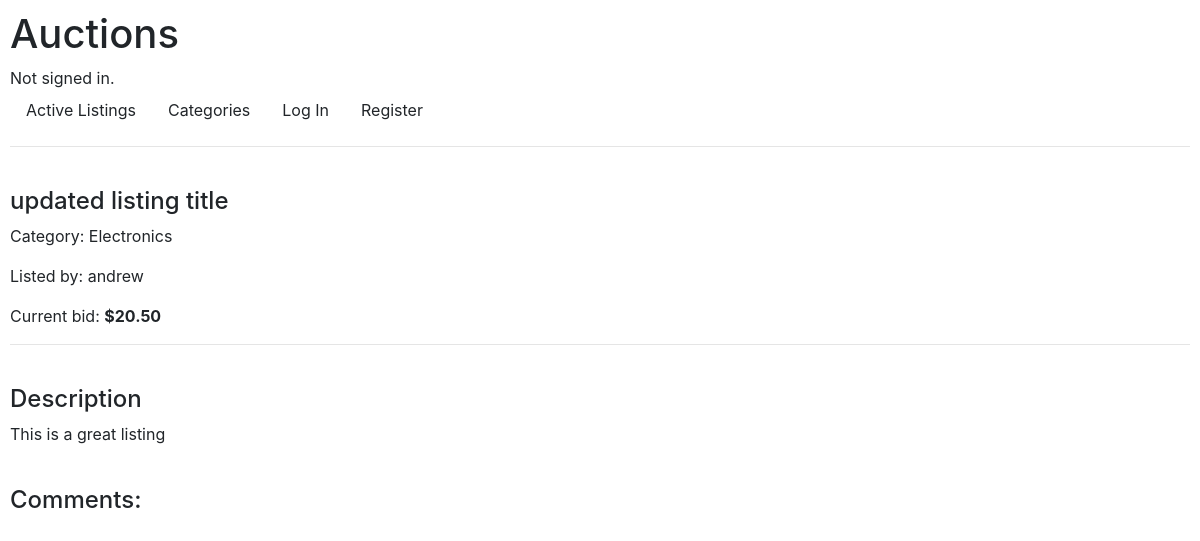
Before: /listing/1 with the older database file.
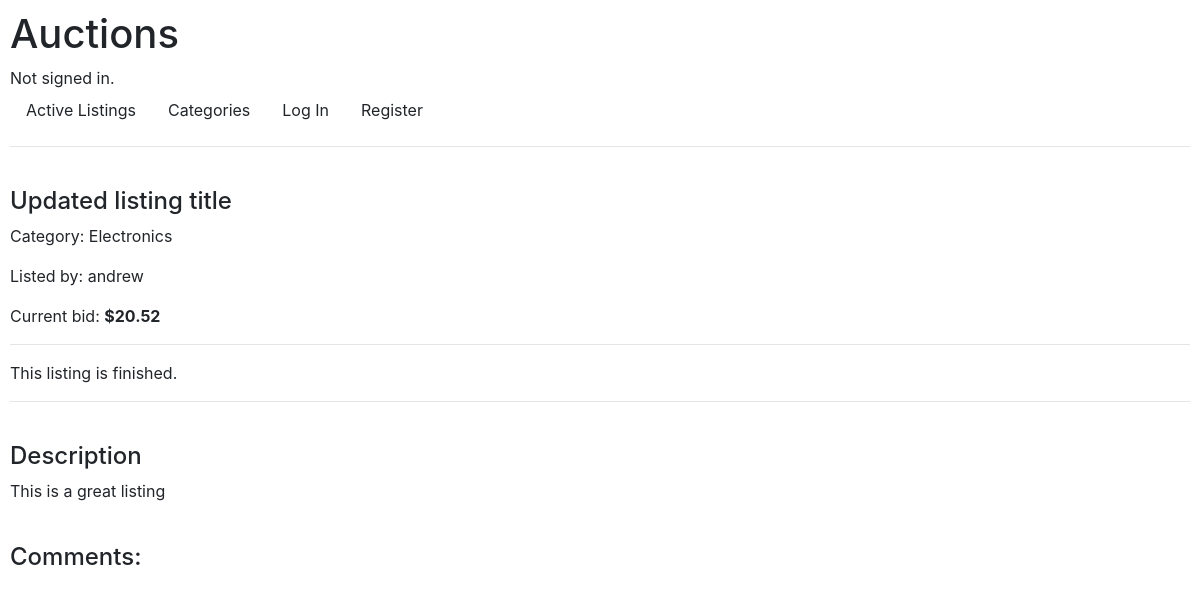
After: the same page with the newer database file.
### auctions/models.py (models this page shows, shortened)
class Listing(models.Model):
    user = models.ForeignKey(User, on_delete=models.CASCADE)
    active = models.BooleanField(default=True)
    title = models.CharField(max_length=50)
    description = models.TextField()
    start_bid = models.DecimalField(max_digits=10, decimal_places=2)
    image = models.URLField(blank=True)
    category = models.ForeignKey(
        Category, on_delete=CASCADE, blank=True, related_name="listings"
    )
    winner = models.ForeignKey(
        User, on_delete=CASCADE, related_name="listings_won", blank=True, null=True
    )

class Category(models.Model):
    category = models.CharField(max_length=50)
    def __str__(self):
        return f"{self.category}"

class User(AbstractUser):
    pass

### auctions/views.py (the view, shortened to what this page needs)
# urls.py: path("listing/<int:listing_id>", views.listing, name="listing"),
def listing(request, listing_id):
    try:
        listing = Listing.objects.get(pk=listing_id)
    except Listing.DoesNotExist:
        return redirect(reverse("index"))
    if not listing.bids.all():
        listing.current_bid = listing.start_bid
    else:
        max_bid = listing.bids.all().aggregate(Max("bid"))
        listing.current_bid = format(float(max_bid["bid__max"]), ".2f")
    if request.method == "GET":
        comments = listing.comments.all()
        error_message = None
        check_watchlist = None
        return render(
            request,
            "auctions/listing.html",
            {
                "listing": listing,
                "check_watchlist": check_watchlist,
                "error_message": error_message,
                "comments": comments,
            },
        )

### auctions/templates/auctions/listing.html (shortened to what this page needs)
{% extends "auctions/layout.html" %}
{% block body %}
<article class="listing">
    <br />
    <h4>{{ listing.title }}</h4>
    <p>Category: {{ listing.category }}</p>
    <p>Listed by: {{ listing.user }}</p>
    <p>Current bid: <strong> ${{ listing.current_bid }}</strong></p>
    <hr />
    {% if not listing.active %}
    <p>This listing is finished.</p>
    <hr />
    {% endif %}
    <br />
    <h4>Description</h4>
    <p>{{ listing.description }}</p>
    <div>
        <h4>Comments:</h4>
    </div>
</article>
{% endblock %}

Changed rows visible on the page:
changed Listing "This is a great listing": title "updated listing title" → "Updated listing title"; current_bid "20.50" → "20.52"; active True → False (drawn)
Other visible differences:
text now shown: "This listing is finished."
